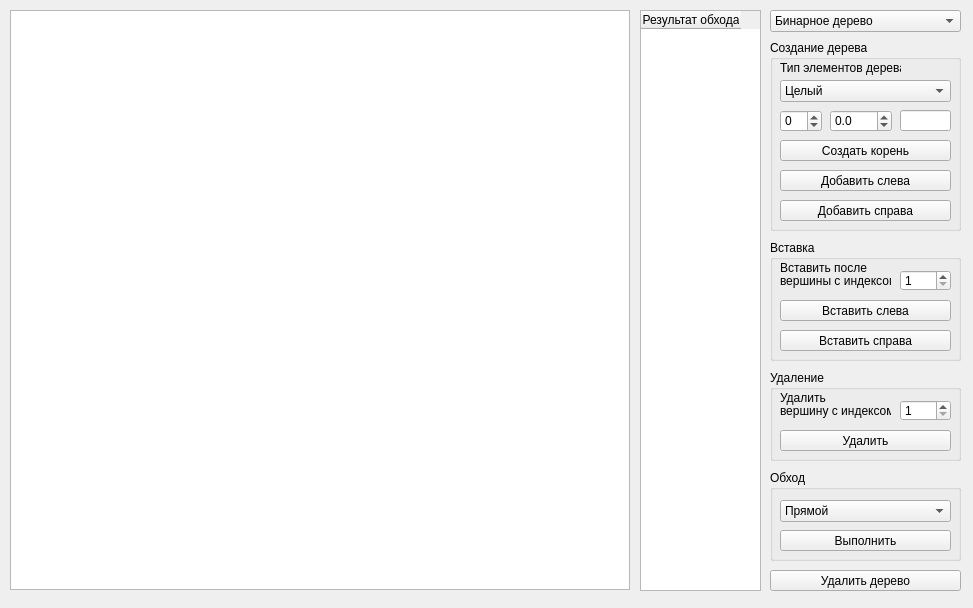
<?xml version="1.0" encoding="UTF-8"?>
<ui version="4.0">
 <class>MainWindow</class>
 <widget class="QMainWindow" name="MainWindow">
  <property name="geometry">
   <rect>
    <x>0</x>
    <y>0</y>
    <width>973</width>
    <height>608</height>
   </rect>
  </property>
  <property name="windowTitle">
   <string>MainWindow</string>
  </property>
  <widget class="QWidget" name="centralwidget">
   <widget class="QGraphicsView" name="graphicsView">
    <property name="geometry">
     <rect>
      <x>10</x>
      <y>10</y>
      <width>620</width>
      <height>580</height>
     </rect>
    </property>
   </widget>
   <widget class="QGroupBox" name="groupBox">
    <property name="geometry">
     <rect>
      <x>770</x>
      <y>40</y>
      <width>191</width>
      <height>191</height>
     </rect>
    </property>
    <property name="title">
     <string>Создание дерева</string>
    </property>
    <widget class="QPushButton" name="createTreeButton">
     <property name="geometry">
      <rect>
       <x>10</x>
       <y>100</y>
       <width>171</width>
       <height>21</height>
      </rect>
     </property>
     <property name="text">
      <string>Создать корень</string>
     </property>
    </widget>
    <widget class="QComboBox" name="typeBox">
     <property name="geometry">
      <rect>
       <x>10</x>
       <y>40</y>
       <width>171</width>
       <height>22</height>
      </rect>
     </property>
     <item>
      <property name="text">
       <string>Целый</string>
      </property>
     </item>
     <item>
      <property name="text">
       <string>Вещественный</string>
      </property>
     </item>
     <item>
      <property name="text">
       <string>Символьный</string>
      </property>
     </item>
    </widget>
    <widget class="QPushButton" name="addLeftButton">
     <property name="geometry">
      <rect>
       <x>10</x>
       <y>130</y>
       <width>171</width>
       <height>21</height>
      </rect>
     </property>
     <property name="text">
      <string>Добавить слева</string>
     </property>
    </widget>
    <widget class="QPushButton" name="addRightButton">
     <property name="geometry">
      <rect>
       <x>10</x>
       <y>160</y>
       <width>171</width>
       <height>21</height>
      </rect>
     </property>
     <property name="text">
      <string>Добавить справа</string>
     </property>
    </widget>
    <widget class="QSpinBox" name="spinBox">
     <property name="geometry">
      <rect>
       <x>10</x>
       <y>70</y>
       <width>42</width>
       <height>22</height>
      </rect>
     </property>
     <property name="minimum">
      <number>-1000</number>
     </property>
     <property name="maximum">
      <number>1000</number>
     </property>
    </widget>
    <widget class="QDoubleSpinBox" name="doubleSpinBox">
     <property name="geometry">
      <rect>
       <x>60</x>
       <y>70</y>
       <width>62</width>
       <height>22</height>
      </rect>
     </property>
     <property name="decimals">
      <number>1</number>
     </property>
     <property name="minimum">
      <double>-1000.000000000000000</double>
     </property>
     <property name="maximum">
      <double>1000.000000000000000</double>
     </property>
     <property name="singleStep">
      <double>0.200000000000000</double>
     </property>
    </widget>
    <widget class="QLineEdit" name="lineEdit">
     <property name="geometry">
      <rect>
       <x>130</x>
       <y>70</y>
       <width>51</width>
       <height>21</height>
      </rect>
     </property>
     <property name="maxLength">
      <number>1</number>
     </property>
    </widget>
    <widget class="QLabel" name="label">
     <property name="geometry">
      <rect>
       <x>10</x>
       <y>20</y>
       <width>121</width>
       <height>16</height>
      </rect>
     </property>
     <property name="text">
      <string>Тип элементов дерева</string>
     </property>
    </widget>
   </widget>
   <widget class="QGroupBox" name="groupBox_2">
    <property name="geometry">
     <rect>
      <x>770</x>
      <y>240</y>
      <width>191</width>
      <height>121</height>
     </rect>
    </property>
    <property name="title">
     <string>Вставка</string>
    </property>
    <widget class="QLabel" name="label_2">
     <property name="geometry">
      <rect>
       <x>10</x>
       <y>20</y>
       <width>91</width>
       <height>16</height>
      </rect>
     </property>
     <property name="text">
      <string>Вставить после</string>
     </property>
    </widget>
    <widget class="QLabel" name="label_3">
     <property name="geometry">
      <rect>
       <x>10</x>
       <y>30</y>
       <width>111</width>
       <height>21</height>
      </rect>
     </property>
     <property name="text">
      <string>вершины с индексом</string>
     </property>
    </widget>
    <widget class="QSpinBox" name="spinIndexBox">
     <property name="geometry">
      <rect>
       <x>130</x>
       <y>30</y>
       <width>51</width>
       <height>21</height>
      </rect>
     </property>
     <property name="minimum">
      <number>1</number>
     </property>
     <property name="maximum">
      <number>1000</number>
     </property>
    </widget>
    <widget class="QPushButton" name="insertLeftButton">
     <property name="geometry">
      <rect>
       <x>10</x>
       <y>60</y>
       <width>171</width>
       <height>21</height>
      </rect>
     </property>
     <property name="text">
      <string>Вставить слева</string>
     </property>
    </widget>
    <widget class="QPushButton" name="insertRightButton">
     <property name="geometry">
      <rect>
       <x>10</x>
       <y>90</y>
       <width>171</width>
       <height>21</height>
      </rect>
     </property>
     <property name="text">
      <string>Вставить справа</string>
     </property>
    </widget>
   </widget>
   <widget class="QGroupBox" name="groupBox_3">
    <property name="geometry">
     <rect>
      <x>770</x>
      <y>370</y>
      <width>191</width>
      <height>91</height>
     </rect>
    </property>
    <property name="title">
     <string>Удаление</string>
    </property>
    <widget class="QLabel" name="label_4">
     <property name="geometry">
      <rect>
       <x>10</x>
       <y>20</y>
       <width>91</width>
       <height>16</height>
      </rect>
     </property>
     <property name="text">
      <string>Удалить</string>
     </property>
    </widget>
    <widget class="QLabel" name="label_5">
     <property name="geometry">
      <rect>
       <x>10</x>
       <y>30</y>
       <width>111</width>
       <height>21</height>
      </rect>
     </property>
     <property name="text">
      <string>вершину с индексом</string>
     </property>
    </widget>
    <widget class="QSpinBox" name="spinIndexBox_2">
     <property name="geometry">
      <rect>
       <x>130</x>
       <y>30</y>
       <width>51</width>
       <height>21</height>
      </rect>
     </property>
     <property name="minimum">
      <number>1</number>
     </property>
     <property name="maximum">
      <number>1000</number>
     </property>
    </widget>
    <widget class="QPushButton" name="delItemButton">
     <property name="geometry">
      <rect>
       <x>10</x>
       <y>60</y>
       <width>171</width>
       <height>21</height>
      </rect>
     </property>
     <property name="text">
      <string>Удалить</string>
     </property>
    </widget>
   </widget>
   <widget class="QGroupBox" name="groupBox_4">
    <property name="geometry">
     <rect>
      <x>770</x>
      <y>470</y>
      <width>191</width>
      <height>91</height>
     </rect>
    </property>
    <property name="title">
     <string>Обход</string>
    </property>
    <widget class="QComboBox" name="orderTypeBox">
     <property name="geometry">
      <rect>
       <x>10</x>
       <y>30</y>
       <width>171</width>
       <height>22</height>
      </rect>
     </property>
     <item>
      <property name="text">
       <string>Прямой</string>
      </property>
     </item>
     <item>
      <property name="text">
       <string>Обратный</string>
      </property>
     </item>
     <item>
      <property name="text">
       <string>Симметричный</string>
      </property>
     </item>
    </widget>
    <widget class="QPushButton" name="orderButton">
     <property name="geometry">
      <rect>
       <x>10</x>
       <y>60</y>
       <width>171</width>
       <height>21</height>
      </rect>
     </property>
     <property name="text">
      <string>Выполнить</string>
     </property>
    </widget>
   </widget>
   <widget class="QComboBox" name="treeTypeBox">
    <property name="geometry">
     <rect>
      <x>770</x>
      <y>10</y>
      <width>191</width>
      <height>22</height>
     </rect>
    </property>
    <item>
     <property name="text">
      <string>Бинарное дерево</string>
     </property>
    </item>
    <item>
     <property name="text">
      <string>Красно-Черное дерево</string>
     </property>
    </item>
   </widget>
   <widget class="QPushButton" name="delTreeButton">
    <property name="geometry">
     <rect>
      <x>770</x>
      <y>570</y>
      <width>191</width>
      <height>21</height>
     </rect>
    </property>
    <property name="text">
     <string>Удалить дерево</string>
    </property>
   </widget>
   <widget class="QTableWidget" name="tableWidget">
    <property name="geometry">
     <rect>
      <x>640</x>
      <y>10</y>
      <width>121</width>
      <height>581</height>
     </rect>
    </property>
    <column>
     <property name="text">
      <string>Результат обхода</string>
     </property>
    </column>
   </widget>
  </widget>
 </widget>
 <resources/>
 <connections/>
</ui>
